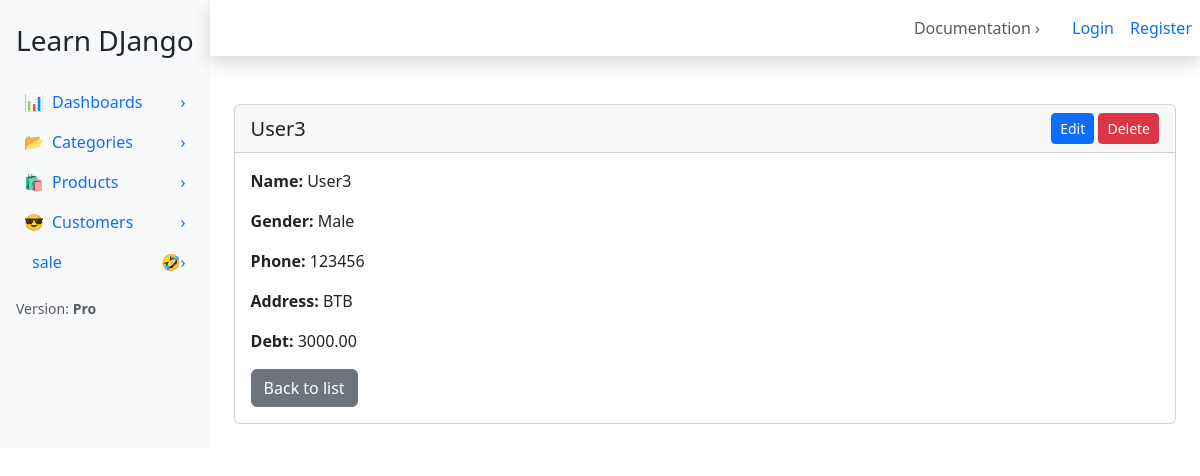
The page /customer/5/ on the database its author committed.
### apps/customer/models.py (models this page shows, shortened)
class Customer(models.Model):
    GENDER_CHOICE = (
        ('Male', 'Male'),
        ('Female', 'Female'),
    )
    name = models.CharField(max_length=100, blank=False, null=False)
    email = models.EmailField(unique=True)
    phone = models.IntegerField(blank=False, null=False)
    gender = models.CharField(max_length=10, blank=True, choices=GENDER_CHOICE)

class CustomerProfile(models.Model):
    customer = models.OneToOneField(
        Customer,
        on_delete = models.CASCADE,
        related_name = 'profile',
    )
    address = models.TextField(blank=True, null=True)
    debt = models.DecimalField(max_digits=10, decimal_places=2, default=0)

### apps/customer/views.py (the view)
# urls.py: path('<int:pk>/', CustomerDetailView.as_view(), name='customer_detail'),
class CustomerDetailView(DetailView):
    model = Customer
    template_name = 'customer/detail_customer.html'
    context_object_name = 'customer'

### apps/customer/templates/customer/detail_customer.html
{% extends 'base.html' %}
{% block content %}
<div class="card">
  <div class="card-header d-flex justify-content-between align-items-center">
    <h5 class="mb-0">{{ customer.name }}</h5>
    <div>
      <a href="{% url 'list_customer:customer_edit' customer.pk %}" class="btn btn-sm btn-primary">Edit</a>
      <a href="{% url 'list_customer:customer_delete' customer.pk %}" class="btn btn-sm btn-danger">Delete</a>
    </div>
  </div>
  <div class="card-body">
    <p><strong>Name:</strong> {{ customer.name }}</p>
    <p><strong>Gender:</strong> {{ customer.gender }}</p>
    <p><strong>Phone:</strong> {{ customer.phone }}</p>
    <p><strong>Address:</strong> {{ customer.profile.address }}</p>
    <p><strong>Debt:</strong> {{ customer.profile.debt }}</p>
    <a href="{% url 'list_customer:customer_list' %}" class="btn btn-secondary">Back to list</a>
  </div>
</div>
{% endblock %}

### rows shown on the page
Customer: name "User3", gender "Male", phone "123456", profile.address "BTB", profile.debt "3000.00"
